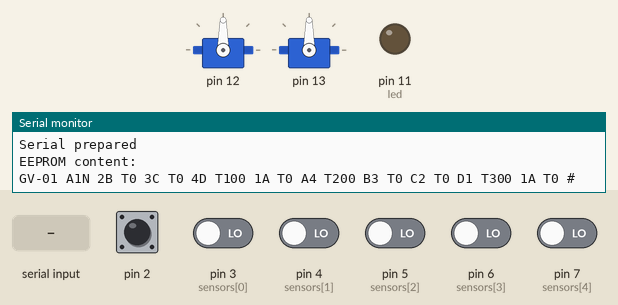
Recording of a sketch running on a simulated Arduino Uno, built with avr-gcc and run on an emulated ATmega328P. Parts: 2 × servo, output pins drawn as LEDs (lit = HIGH), the last lines printed to the serial monitor. Dashed ring = blinking. Inputs (shaded band) come from the test bench; at power-on: pin 2 HIGH, pin 3 (sensors[0]), pin 4 (sensors[1]), pin 5 (sensors[2]), pin 6 (sensors[3]), pin 7 (sensors[4]) LOW. EEPROM starts erased.

Above: at 1.4 s.
1.5 s: pin 2 pulled LOW for 1 s
At 5.4 s:
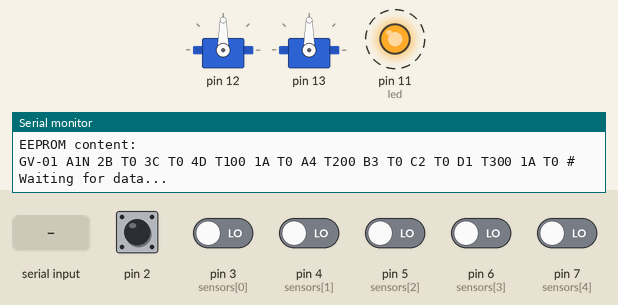
5.5 s: "#\n" received over Serial
7.2 s: pin 2 pulled LOW for 0.15 s
At 8.1 s:
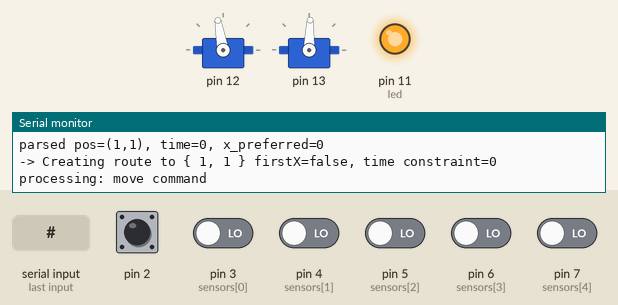
9.2 s: pin 5 (sensors[2]) driven HIGH
At 9.6 s:
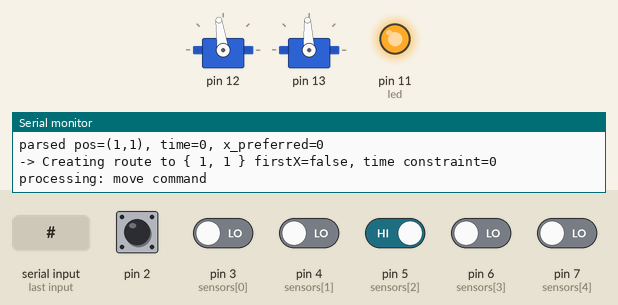
10.8 s: pin 6 (sensors[3]) driven HIGH
At 11.7 s:
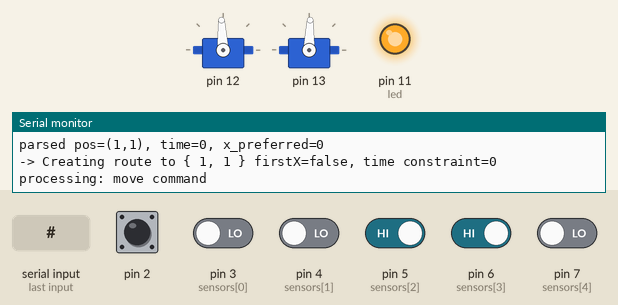
12.4 s: pin 3 (sensors[0]) driven HIGH
At 13.4 s:
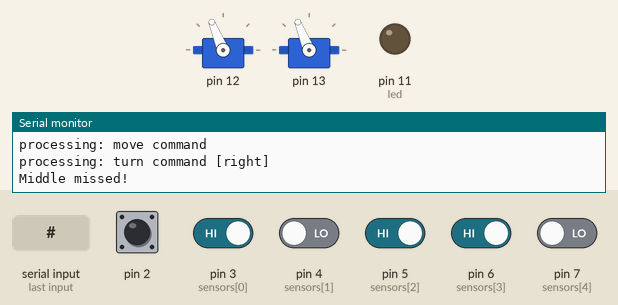
Timing chart, 0 to 15.0 s (numbered marks = the images above; inputs shaded):
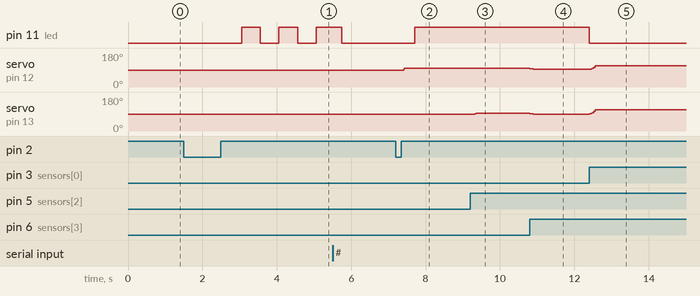

Measured:
- after the input at 1.5 s, pin 11 (led): alternates HIGH for 0.50 s and LOW for 0.50 s, starting after 1.6 s
- after the input at 7.2 s, pin 11 (led): LOW → HIGH after 0.51 s; servo on pin 12: 90° → 100° after 0.21 s; servo on pin 13: 90° → 88° after 0.22 s
- after the input at 9.2 s, servo on pin 12: 100° → 98° after 0.09 s; servo on pin 13: 88° → 93° after 0.09 s
- after the input at 10.8 s, servo on pin 12: 98° → 97° at once, → 93° 0.06 s later; servo on pin 13: 93° → 92° at once, → 88° 0.06 s later
- after the input at 12.4 s, pin 11 (led): HIGH → LOW at once; servo on pin 12: 93° → 112° at once; servo on pin 13: 88° → 112° at once

The sketch:

robot_dance.ino
```cpp
//Enables Serial error messages in other classes (for test purposes macro is not defined)
#define ARUINO

#include <Arduino.h>

#include "robot_dance.hpp"
#include "location.h"
#include "boe_bot.hpp"
#include "boe_bot_planner.h"
#include "command_parser_eeprom.hpp"


boe_bot robot;
command_parser *cmd_parser = nullptr;
planner *pl = nullptr;

command_parser_eeprom cmep;
boe_bot_planner bbp;


void setup() {
    robot.setup();

    bbp = boe_bot_planner(&robot);
    //cmd_parser = new command_parser_mocap();
    cmep.init();
    cmd_parser = &cmep;
}

void go_home_ISR() {
    robot.boe_bot::set_go_home();
    robot.get_button().wait_for_button_release();
    robot.get_button().detach_ISR_on_push();
}


void loop() {
    robot.start(*cmd_parser);

    location init_location = cmd_parser->get_initial_location();
    robot.set_location(init_location);
    robot.derive_encounters(init_location);
    //cmd_parser->fetch_next();

    pl = &bbp;

    time_type start_time = millis();

    robot.get_button().wait_for_button_push();
    robot.get_button().wait_for_button_release();

    /* Interrupt routine for making the robot go home */
    robot.clear_go_home();
    robot.get_button().attach_ISR_on_push(&go_home_ISR);

    /* Execute dance */
    while (cmd_parser->fetch_next() && !robot.do_go_home()) {
        Serial.print(F("\n-> Creating route to { "));
        Serial.print(cmd_parser->get_current_target().get_x());
        Serial.print(F(", "));
        Serial.print(cmd_parser->get_current_target().get_y());
        Serial.print(F(" } firstX="));
        Serial.print(cmd_parser->is_first_directionX() ? F("true") : F("false"));
        Serial.print(F(", time constraint="));
        Serial.println(cmd_parser->get_finish_time_constrain());
        Serial.flush();

        if (!pl->prepare_route(robot.get_location(),
                               location(cmd_parser->get_current_target(), direction::NotSpecified),
                               cmd_parser->is_first_directionX())) {
            Serial.println(F("Error invalid arguments in prepare route -> Ignoring...."));
            continue;
        }

        command *cur_cmd = nullptr;
        while ((cur_cmd = pl->get_next_command()) != nullptr) {
            /* End this loop if push_button was pressed */
            if (robot.do_go_home()) {
                Serial.println(F("button interrupted the execution"));
                Serial.flush();
                break;
            }

            Serial.print(F("processing: "));
            Serial.println(cur_cmd->get_name());

            while (!cur_cmd->is_done()) {
                robot.get_sensors().read_sensors();
                cur_cmd->update();
            }
        }

        /* Waiting / time synchronization for the route - only when not going home */
        if (!robot.do_go_home()) {
            if (cmd_parser->get_finish_time_constrain() * 100 > millis() - start_time) {
                /* Stop before waiting for the next route */
                robot.stop();

                char buff[64];
                sprintf(buff, "waiting until %lu beginning from %lu", cmd_parser->get_finish_time_constrain() * 100,
                        millis() - start_time);
                Serial.println(buff);

                delay(cmd_parser->get_finish_time_constrain() * 100 - millis() + start_time);
            }
            Serial.println(F("route done, fetching next command..."));
        }
    }

    Serial.println(F("Escaped the main execution loop"));
    robot.stop();

    if (robot.do_go_home()) {
        /* Return to the starting position */
        pl->prepare_route(robot.get_location(), init_location, false);
        command *cur_cmd = nullptr;
        while ((cur_cmd = pl->get_next_command()) != nullptr) {
            Serial.print(F("processing: "));
            Serial.println(cur_cmd->get_name());

            while (!cur_cmd->is_done()) {
                robot.get_sensors().read_sensors();
                cur_cmd->update();
            }
        }

        /* Arrived home */
        robot.stop();
    }

    //delete cmd_parser;
    //delete pl;
}
```

boe_bot.hpp
```cpp
#ifndef boe_bot_h_
#define boe_bot_h_

#include <Arduino.h>

#include "sensors.hpp"
#include "wheel_control.hpp"
#include "planning.h"
#include "push_button.hpp"

#define BAUD_SPEED  (115200)
#define FULL        (1.0)
#define HALF        (0.5)
#define QUARTER     (0.25)
#define FIFTH       (0.2)
#define VERY_SLOW   (0.05)
#define STOP        (0.0)


/**
 * Container for the Boe bot robot.
 */
class boe_bot {

    const uint8_t led = 11;

    location location_state;

    wheel_control wheels;
    sensors ir_sensors;
    push_button button;

    bool last_move_encountered_left = true;
    bool last_move_encountered_right = true;

    bool smooth_drive = true;
    bool go_home = false;

    void (boe_bot::*last_wheel_control)(void) = nullptr;

    unsigned long num_calls;

public:

    /**
     * Creates a new boe_bot located on (0,0) facing North.
     */
    boe_bot() : location_state(0, 0, direction::North) {}

    /**
     * Finds out if the current position has path to the left.
     *
     * @return If the current position has path to the left.
     */
    bool get_last_move_encountered_left() const {
        return last_move_encountered_left;
    }

    /**
     * Finds out if the current position has path to the right.
     *
     * @return If the current position has path to the right.
     */
    bool get_last_move_encountered_right() const {
        return last_move_encountered_right;
    }

    /**
     * Sets if the last move command encountered left path or not.
     *
     * @param last_move_encountered_left If the last move command encountered left path or not.
     */
    void set_last_move_encountered_left(bool last_move_encountered_left) {
        boe_bot::last_move_encountered_left = last_move_encountered_left;
    }

    /**
     * Sets if the last move command encountered right path or not.
     *
     * @param last_move_encountered_right If the last move command encountered right path or not.
     */
    void set_last_move_encountered_right(bool last_move_encountered_right) {
        boe_bot::last_move_encountered_right = last_move_encountered_right;
    }

    /**
     * Based on the current situation, find out if the first left or right
     * sensor is active, if so, set the path encounter to true.
     * Does not change the encounter state if the sensor is not active.
     */
    void check_for_path_encounters() {
        if (get_sensors().first_left()) {
            last_move_encountered_left = true;
        }
        if (get_sensors().first_right()) {
            last_move_encountered_right = true;
        }
    }

    /**
     * Clears information about the left and right path from
     * the current robot position.
     */
    void clear_last_move_encounters() {
        last_move_encountered_left = false;
        last_move_encountered_right = false;
    }

    /**
     * Gets the button object.
     *
     * @return The button object.
     */
    const push_button &get_button() {
        return button;
    }


    /**
     * Gets sensors states containing last measurements.
     *
     * @return The sensors states containing last measurements.
     */
    sensors &get_sensors() {
        return ir_sensors;
    }

    /**
     * Gets current location of the robot.
     *
     * @return The current location of the robot.
     */
    const location &get_location() const {
        return location_state;
    }

    /**
     * Sets new current location of the robot.
     *
     * @param loc The new current location of the robot.
     */
    void set_location(const location &loc) {
        location_state = loc;
    }

    /**
     * Sets go home to true.
     */
    void set_go_home() {
        go_home = true;
    }

    /**
     * Sets go home to false.
     */
    void clear_go_home() {
        go_home = false;
    }

    /**
     * Gets if the robot should go home.
     *
     * @return If the robot should go home.
     */
    bool do_go_home() const {
        return go_home;
    }

    /**
     * Counts which paths are available based on the current location and direction.
     * Works only if X or Y is 0.
     *
     * @param loc Location to derive from.
     */
    void derive_encounters(const location &loc) {
        /* If one of the locations is 0, we can derive something */
        if (loc.get_position().get_x() == 0) {
            switch (loc.get_direction()) {
                case North:
                    last_move_encountered_left = false;
                    last_move_encountered_right = true;
                    break;
                case East:
                    if (loc.get_position().get_y() == 0) {
                        last_move_encountered_left = true;
                        last_move_encountered_right = false;
                        return;
                    }
                    break;
                case South:
                    last_move_encountered_left = true;
                    last_move_encountered_right = false;
                    break;
                case West:
                    if (loc.get_position().get_y() == 0) {
                        last_move_encountered_left = false;
                        last_move_encountered_right = true;
                        return;
                    }
                    break;
                default:
                    break;
            }
        }
        if (loc.get_position().get_y() == 0) {
            switch (loc.get_direction()) {
                case East:
                    last_move_encountered_left = true;
                    last_move_encountered_right = false;
                    break;
                case West:
                    last_move_encountered_left = false;
                    last_move_encountered_right = true;
                    break;
                default:
                    break;
            }
        }
    }

    /**
     * Turns the LED on.
     */
    void led_on() {
        digitalWrite(led, HIGH);
    }

    /**
     * Turns the LED off.
     */
    void led_off() {
        digitalWrite(led, LOW);
    }

    /**
     * Procedure to be called before smoothing version of the wheel control.
     * Calculates properly sequential number of calls of the given function.
     * Disables smoothing automatically if it is not requested.
     *
     * @param movement_function Function which is called to act as smooth.
     */
    void common_smoothing_procedure(void (boe_bot::*movement_function)(void)) {
        if (smooth_drive) {
            if (last_wheel_control == movement_function) {
                ++num_calls;
            } else {
                num_calls = 1;
                last_wheel_control = movement_function;
                wheels.store_current_to_previous();
            }
        } else {
            num_calls = 0;
        }
    }

    /**
     * Immediately stops the robot wheels.
     * NOTE: does not have to mean the robot will not move slightly because
     * of wrong wheels calibration.
     */
    void stop() {
        wheels.left_speed(STOP);
        wheels.right_speed(STOP);
        wheels.store_current_to_previous();
        last_wheel_control = &boe_bot::stop;
    }

    /**
     * Stops using the smoothing algorithm.
     * NOTE: Must be called multiple times!
     */
    void stop_smoothly() {
        if (smooth_drive) {
            if (last_wheel_control == &boe_bot::stop_smoothly || last_wheel_control == &boe_bot::stop) {
                ++num_calls;
            } else {
                num_calls = 1;
                last_wheel_control = &boe_bot::stop_smoothly;
                wheels.store_current_to_previous();
            }
        } else {
            num_calls = 0;
        }
        wheels.left_speed(STOP, num_calls);
        wheels.right_speed(STOP, num_calls);
    }

    /**
     * Move forward with full speed.
     */
    void full_forward() {
        common_smoothing_procedure(&boe_bot::full_forward);
        wheels.left_speed(FULL, num_calls);
        wheels.right_speed(FULL, num_calls);
    }

    /**
     * Move forward with half speed.
     */
    void half_forward() {
        common_smoothing_procedure(&boe_bot::half_forward);
        wheels.left_speed(HALF, num_calls);
        wheels.right_speed(HALF, num_calls);
    }

    /**
     * Move forward with quarter speed.
     */
    void quarter_forward() {
        common_smoothing_procedure(&boe_bot::quarter_forward);
        wheels.left_speed(QUARTER, num_calls);
        wheels.right_speed(QUARTER, num_calls);
    }

    /**
     * Turn around on current spot in anticlockwise direction.
     */
    void in_place_left() {
        common_smoothing_procedure(&boe_bot::in_place_left);
        wheels.left_speed(-FULL, num_calls);
        wheels.right_speed(FULL, num_calls);
    }

    /**
     * Turn around on current spot in anticlockwise direction in half speed.
     */
    void in_place_left_half() {
        common_smoothing_procedure(&boe_bot::in_place_left_half);
        wheels.left_speed(-QUARTER, num_calls);
        wheels.right_speed(QUARTER, num_calls);
    }

    /**
    * Slow turn-right movement.
    */
    void slightly_left() {
        common_smoothing_procedure(&boe_bot::slightly_left);
        wheels.left_speed(STOP, num_calls);
        wheels.right_speed(QUARTER, num_calls);
    }

    /**
    * Sharpest turn-right movement.
    */
    void sharply_left() {
        common_smoothing_procedure(&boe_bot::sharply_left);
        wheels.left_speed(STOP, num_calls);
        wheels.right_speed(FULL, num_calls);
    }

    /**
     * Turn around on current spot in clockwise direction.
     */
    void in_place_right() {
        common_smoothing_procedure(&boe_bot::in_place_right);
        wheels.left_speed(FULL, num_calls);
        wheels.right_speed(-FULL, num_calls);
    }

    /**
     * Turn around on current spot in clockwise direction with half speed.
     */
    void in_place_right_half() {
        common_smoothing_procedure(&boe_bot::in_place_right_half);
        wheels.left_speed(QUARTER, num_calls);
        wheels.right_speed(-QUARTER, num_calls);
    }

    /**
    * Slow turn-left movement.
    */
    void slightly_right() {
        common_smoothing_procedure(&boe_bot::slightly_right);
        wheels.left_speed(QUARTER, num_calls);
        wheels.right_speed(STOP, num_calls);
    }

    /**
    * Sharpest turn-left movement.
    */
    void sharply_right() {
        common_smoothing_procedure(&boe_bot::sharply_right);
        wheels.left_speed(FULL, num_calls);
        wheels.right_speed(STOP, num_calls);
    }

    void setup() {
        /* Serial line speed initialization */
        Serial.begin(BAUD_SPEED);
        Serial.println(F("\n\nSerial prepared"));

        /* Input button & sensors initialization */
        button.init_button();
        ir_sensors.init_sensors();

        /* Output LED and wheel servos initialization */
        pinMode(led, OUTPUT);
        wheels.init_servos();
    }

    void start(command_parser &cmd_parser) {
        /* The length of first button push decides what do do next */
        bool longPress = button.check_long_press_button();

        /* Short button press, load previous dance */
        if (!longPress) {
            Serial.println(F("Short button press."));
            if (!cmd_parser.fetch_initial()) {
                Serial.println(F("Magic does not match!"));
                cmd_parser.reset_commands();
            }
            return;
        }

        time_type start_time = millis();

        /* Long button press, read & save new dance until the button is pressed again (second push) */
        Serial.println(F("Waiting for data..."));
        do {
            if (Serial.available() > 0) {
                const char value = (const char) Serial.read();
                if (!cmd_parser.store_character(value)) {
                    Serial.println(F("Incorrect input!"));
                    cmd_parser.reset_commands();
                    break;
                }
            }

            /* Blinking LED */
            time_type diff_time = millis() - start_time;
            if (diff_time > 1000) {
                start_time = millis();
            } else if (diff_time > 500) {
                led_on();
            } else if (diff_time <= 500) {
                led_off();
            }
        } while (!button.is_pushed());
        led_off();
        Serial.println(F("No more input data is expected."));

        /* Next button push will start the new dance */
        button.wait_for_button_release();

        /* Revert parser to start of the sequence and fetch the new initial location */
        cmd_parser.fetch_initial();
    }

};

#endif
```

robot_dance.hpp
```cpp
#ifndef ROBOT_DANCE_HPP
#define ROBOT_DANCE_HPP

typedef unsigned long time_type;

#endif //ROBOT_DANCE_HPP
```

Source omitted: boe_bot_command_base.h (2432 bytes), boe_bot_planner.h (2420 bytes), command_parser_eeprom.hpp (12554 bytes), location.h (2274 bytes), move_command.h (5123 bytes), planning.h (2713 bytes), position.hpp (3786 bytes), push_button.hpp (2766 bytes), sensors.hpp (3134 bytes), square_grid_planner.h (7989 bytes), turn_command.h (4482 bytes), wheel_control.hpp (3740 bytes)
